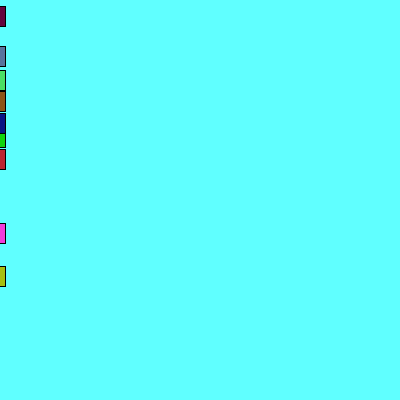
Frame 1 (no input)
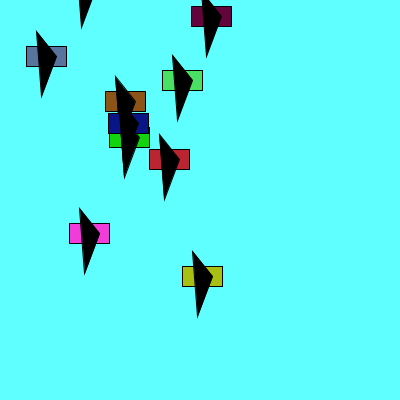
Frame 60 (the mouse pressed at the canvas centre just before this capture)
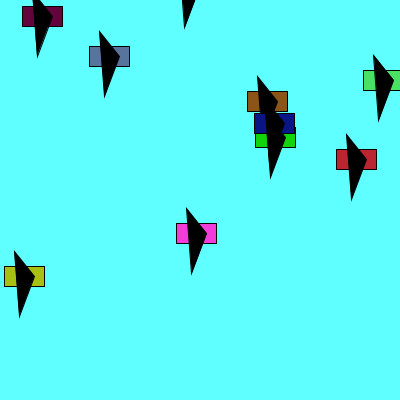
Frame 120 (the mouse held since frame 60 and released just before this capture)

The Processing sketch that drew these frames (run headless with seeded random() and noise(); from frame 60 on, the mouse is pressed at the canvas centre):

// Processing sketch: processing_124234
// ── processing_124234.pde

Plane[] avions = new Plane[10];

void setup(){
  size (400, 400);
  for (int i = 0; i < avions.length;i++){
    avions[i] = new Plane(0, random(height), random (1,4), color (random(255),random(255),random(255)));
  }
}
void draw(){
  background(#60FFFF);
  for (int i = 0; i < avions.length;i++){
    avions[i].dibuixa();
   avions[i].moure();
  }
 }
class Plane {
  color c;
  float xPos;
  float yPos;
  float xSpeed;
  
  Plane(){
    c = color(255,0,0);
    xPos = width/2;
    yPos = height/2;
    xSpeed = 1;
  }
   Plane(float x, float y, float vel, color newC){
    c = newC;
    xPos = x;
    yPos = y;
    xSpeed = vel;
  }
  void dibuixa(){
    fill(c);
    rect (xPos -35, yPos -35, 40, 20);
    fill(0);
    triangle(xPos -5, yPos -25, xPos -20 ,yPos +15,xPos -25,yPos -50);     
  }
  void moure(){
    xPos = (xPos + xSpeed)%width;
  }
}
